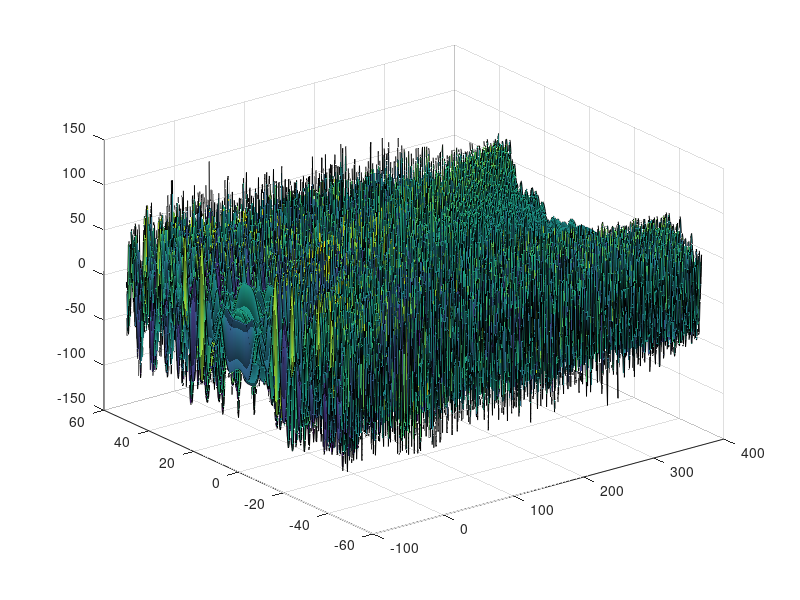

Reproduce this figure in MATLAB.
%/ define coordinates /%
xmin = -100;    % adjust bounds as desired
xmax = 400;
nx = 450;
ymin = -50;
ymax = 50;
ny = 450;

dx = (xmax - xmin)/(nx-1);
dy = (ymax - ymin)/(ny-1);
x = xmin:dx:xmax;
y = ymin:dy:ymax;
[X, Y] = meshgrid(x, y);


%/ determine height Z /%
z=0;    
n=101; % this is number of time intervals we are looking at
finaltime=10; % this is "how long" the simulation runs for. At finaltime=0, boat is at origin.  
times=linspace(0,finaltime,n); % now we will look at the wave released at each t=times  
boatspeed=20;
for i=1:21 % looping over certain wavelengths 
    k=i; % this is the actual value for wavelength we will be using
    omega=sqrt(9.81.*k);
    phasevel=sqrt(9.81./k); %using deep water dispersion relations
    groupvel=0.5*phasevel;
    for j=1:n
        t=times(j); % At time t, we will now attenpt to add contribution from disturbance created at boat position
        r=sqrt((X-boatspeed*t).^2+(Y).^2); % distance from boat position at time t
        maxdistance=groupvel*(finaltime-t); % this is the furthest the wave could have travelled 
        z=z+cos(k.*r-omega*(finaltime-t)); % add contribution for the pattern at final time
        if r>=maxdistance % delete the contributions that don't physically make sense
            z=z-cos(k.*r-omega*(finaltime-t));
        end
    end
end

surf(X,Y,z)
